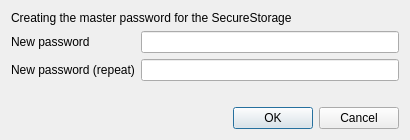
<?xml version="1.0" encoding="UTF-8"?>
<ui version="4.0">
 <class>NewPasswordDialog</class>
 <widget class="QDialog" name="NewPasswordDialog">
  <property name="geometry">
   <rect>
    <x>0</x>
    <y>0</y>
    <width>410</width>
    <height>137</height>
   </rect>
  </property>
  <property name="windowTitle">
   <string>SecMan SecureStorage</string>
  </property>
  <layout class="QVBoxLayout" name="verticalLayout">
   <item>
    <widget class="QLabel" name="label_3">
     <property name="text">
      <string>Creating the master password for the SecureStorage</string>
     </property>
    </widget>
   </item>
   <item>
    <layout class="QFormLayout" name="formLayout">
     <item row="0" column="0">
      <widget class="QLabel" name="label">
       <property name="text">
        <string>New password</string>
       </property>
      </widget>
     </item>
     <item row="1" column="0">
      <widget class="QLabel" name="label_2">
       <property name="text">
        <string>New password (repeat)</string>
       </property>
      </widget>
     </item>
     <item row="1" column="1">
      <widget class="QLineEdit" name="PasswordEdit1_">
       <property name="echoMode">
        <enum>QLineEdit::Password</enum>
       </property>
      </widget>
     </item>
     <item row="0" column="1">
      <widget class="QLineEdit" name="PasswordEdit2_">
       <property name="echoMode">
        <enum>QLineEdit::Password</enum>
       </property>
      </widget>
     </item>
     <item row="2" column="0" colspan="2">
      <widget class="QLabel" name="DifferenceLabel_">
       <property name="enabled">
        <bool>true</bool>
       </property>
       <property name="styleSheet">
        <string notr="true">color: rgb(255, 0, 0);</string>
       </property>
       <property name="text">
        <string/>
       </property>
       <property name="alignment">
        <set>Qt::AlignCenter</set>
       </property>
      </widget>
     </item>
    </layout>
   </item>
   <item>
    <widget class="QDialogButtonBox" name="ButtonBox_">
     <property name="orientation">
      <enum>Qt::Horizontal</enum>
     </property>
     <property name="standardButtons">
      <set>QDialogButtonBox::Cancel|QDialogButtonBox::Ok</set>
     </property>
    </widget>
   </item>
  </layout>
 </widget>
 <resources/>
 <connections>
  <connection>
   <sender>ButtonBox_</sender>
   <signal>accepted()</signal>
   <receiver>NewPasswordDialog</receiver>
   <slot>accept()</slot>
   <hints>
    <hint type="sourcelabel">
     <x>248</x>
     <y>254</y>
    </hint>
    <hint type="destinationlabel">
     <x>157</x>
     <y>274</y>
    </hint>
   </hints>
  </connection>
  <connection>
   <sender>ButtonBox_</sender>
   <signal>rejected()</signal>
   <receiver>NewPasswordDialog</receiver>
   <slot>reject()</slot>
   <hints>
    <hint type="sourcelabel">
     <x>316</x>
     <y>260</y>
    </hint>
    <hint type="destinationlabel">
     <x>286</x>
     <y>274</y>
    </hint>
   </hints>
  </connection>
 </connections>
</ui>
